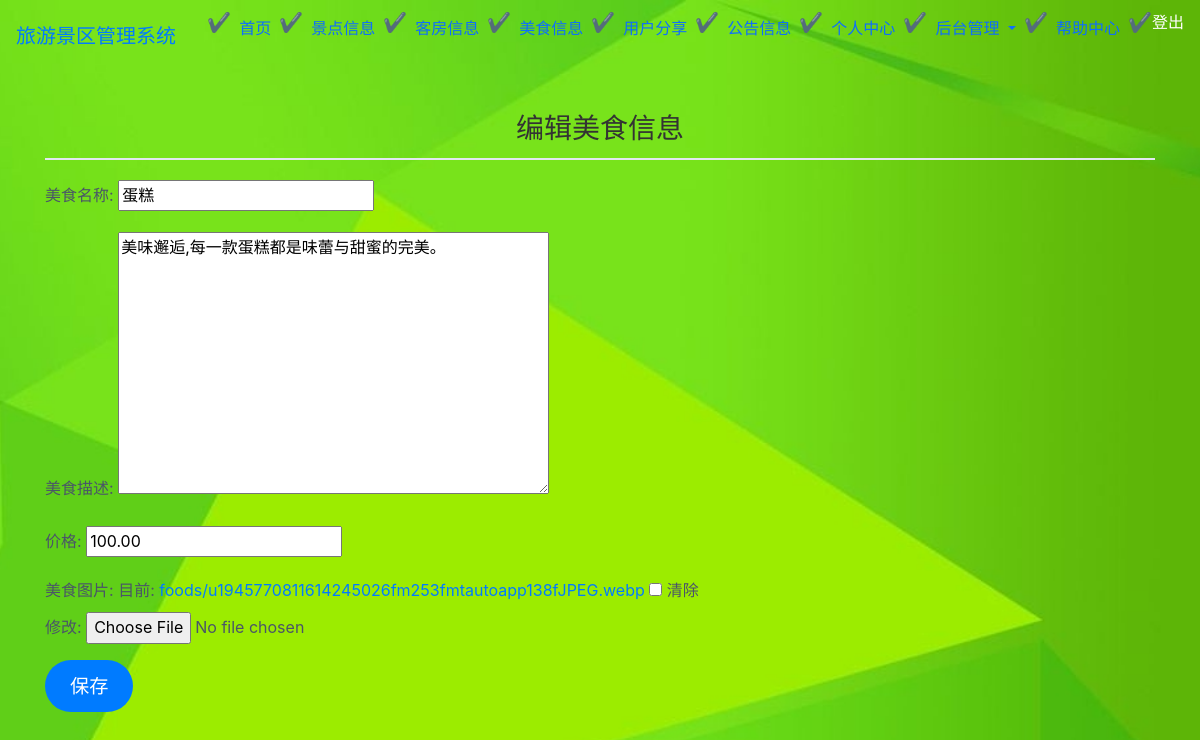
The app's page /bookings/admin/edit_food/1/ (signed in) with its own data.
### bookings/models.py (models this page shows, shortened)
class Food(models.Model):
    name = models.CharField('美食名称', max_length=200)
    description = models.TextField('美食描述')
    price = models.DecimalField('价格', max_digits=10, decimal_places=2)
    image = models.ImageField('美食图片', upload_to='foods/', null=True, blank=True)
    created_at = models.DateTimeField('创建时间', auto_now_add=True)

### bookings/views.py (the view)
# urls.py: path('admin/edit_food/<int:pk>/', views.edit_food, name='edit_food'),
@login_required
def edit_food(request, pk):
    food = get_object_or_404(Food, pk=pk)
    if request.method == 'POST':
        form = FoodForm(request.POST, request.FILES, instance=food)
        if form.is_valid():
            form.save()
            return redirect('view_foods')
    else:
        form = FoodForm(instance=food)
    return render(request, 'bookings/edit_food.html', {'form': form})

### bookings/forms.py
class FoodForm(forms.ModelForm):
    class Meta:
        model = Food
        fields = ['name', 'description', 'price', 'image']

### bookings/templates/bookings/edit_food.html (shortened to what this page needs)
{% extends 'bookings/base.html' %}
{% load static %}
{% block content %}
<h2>编辑美食信息</h2>
<form method="post" enctype="multipart/form-data">
    {{ form.as_p }}
    <button type="submit" class="btn btn-primary">保存</button>
</form>
{% endblock %}

### static/css/style.css (style rules this page uses)
body { background-image: url('/static/images/backquanju.png'); background-size: cover; background-position: center; background-attachment: fixed; height: 100vh; margin: 0; }
h2 { color: #1a202c; font-size: 1.75rem; margin: 40px 0 20px; border-bottom: 2px solid #e2e8f0; padding-bottom: 12px; }
p { line-height: 1.6; font-size: 1rem; color: #4a5568; }
.btn { display: inline-block; background-color: #3182ce; color: white; padding: 12px 24px; text-decoration: none; border-radius: 8px; font-weight: 500; transition: background-color 0.3s ease, transform 0.2s ease; }
h2 { text-align: center; color: #333; }
.btn-primary { padding: 12px 25px; font-size: 1.2rem; border-radius: 30px; background-color: #007BFF; color: white; border: none; cursor: pointer; transition: background-color 0.3s ease, transform 0.3s ease; }

### records on screen
Food: name "蛋糕", description "美味邂逅,每一款蛋糕都是味蕾与甜蜜的完美。", price "100.00"
